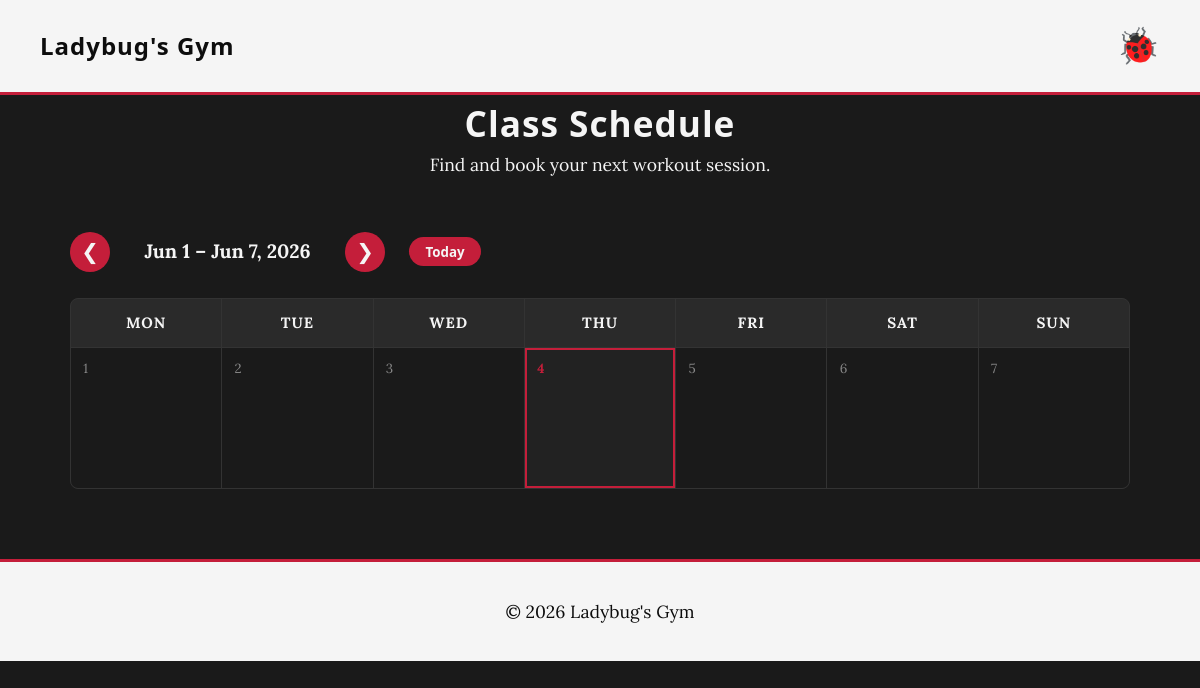
The page /pages/schedule.php on the database as committed earlier.
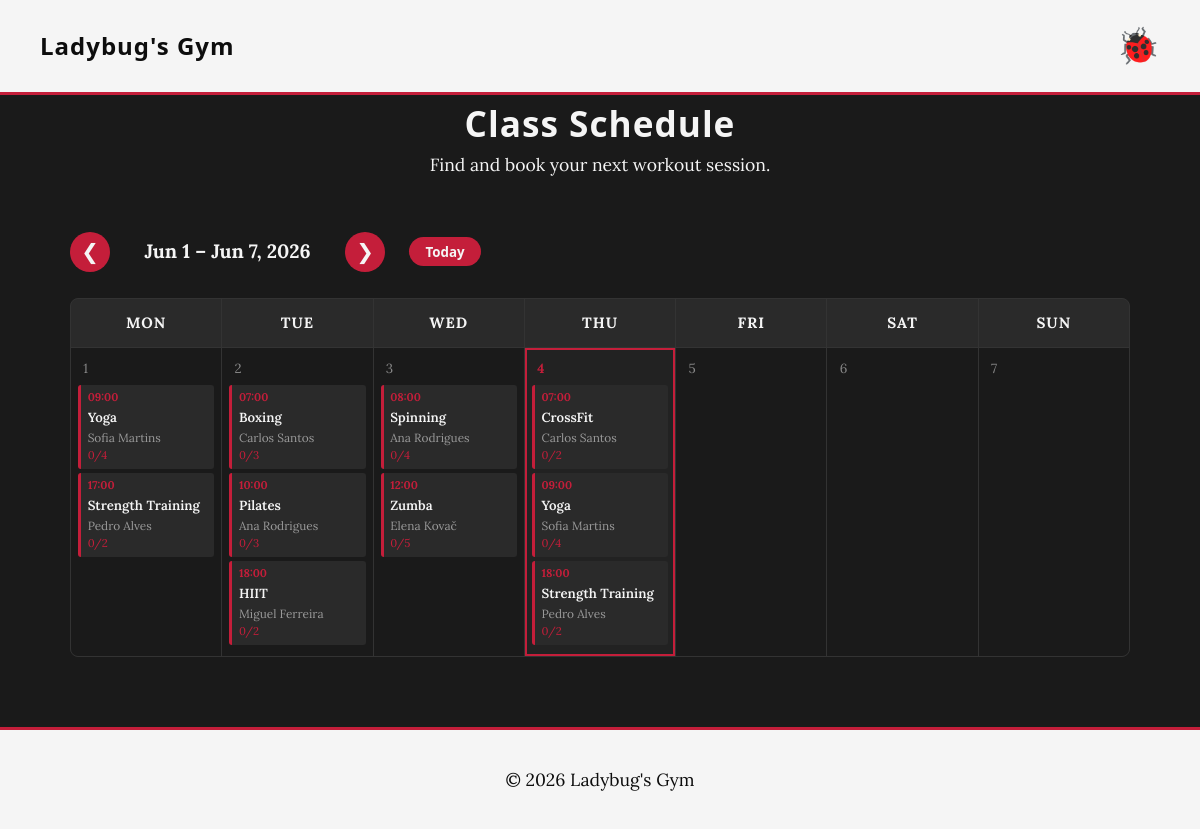
The same page on the database as committed later.
### tables this page shows
CREATE TABLE class_schedule (
    id INTEGER PRIMARY KEY AUTOINCREMENT,
    class_id INTEGER NOT NULL,
    trainer_id INTEGER NOT NULL,
    scheduled_at TEXT NOT NULL,
    FOREIGN KEY(class_id) REFERENCES classes(id) ON DELETE CASCADE,
    FOREIGN KEY(trainer_id) REFERENCES users(id) ON DELETE SET NULL
);

CREATE TABLE users (
    id INTEGER PRIMARY KEY AUTOINCREMENT,
    username VARCHAR(50) UNIQUE NOT NULL,
    email VARCHAR(100) UNIQUE NOT NULL,
    password_hash TEXT NOT NULL,
    name TEXT NOT NULL,
    role TEXT CHECK(role IN ('member', 'trainer', 'admin')) NOT NULL DEFAULT 'member',
    profile_photo TEXT,
    active INTEGER NOT NULL DEFAULT 1 CHECK(active IN (0,1)),
    created_at TEXT DEFAULT CURRENT_TIMESTAMP,
    plan_id INTEGER REFERENCES plans(id) ON DELETE SET NULL
);

### database/class_schedule.class.php (called while the page is built, shortened)
<?php
class ClassSchedule {
    public static function getWeekClasses(string $weekStart, ?PDO $db = null): array {
        $db = $db ?? getDatabaseConnection();
        $weekEnd = date('Y-m-d 23:59:59', strtotime($weekStart . ' +6 days'));
        $stmt = $db->prepare('
            SELECT
                cs.id AS schedule_id,
                cs.class_id,
                cs.trainer_id,
                cs.scheduled_at,
                c.name,
                c.description,
                c.capacity,
                c.difficulty,
                u.name AS trainer,
                u.id AS trainer_user_id,
                COUNT(e.id) AS enrolled
            FROM class_schedule cs
            JOIN classes c ON cs.class_id = c.id
            JOIN users u ON cs.trainer_id = u.id
            LEFT JOIN enrollments e ON e.schedule_id = cs.id
            WHERE cs.scheduled_at >= ? AND cs.scheduled_at <= ?
            GROUP BY cs.id
            ORDER BY cs.scheduled_at ASC
        ');
        $stmt->execute([$weekStart, $weekEnd]);
        return $stmt->fetchAll();
    }
}
?>

### pages/schedule.php (the view, shortened to what this page needs)
<?php
require_once(__DIR__ . '/../templates/common.tpl.php');
require_once(__DIR__ . '/../database/class_schedule.class.php');
$weekStart = $_GET['week'] ?? date('Y-m-d', strtotime('monday this week'));
$classes = ClassSchedule::getWeekClasses($weekStart);
$byDay = [];
foreach ($classes as $c) {
    $day = date('Y-m-d', strtotime($c['scheduled_at']));
    $byDay[$day][] = $c;
}
?>
<main class="container schedule-page">
    <div class="calendar-header">
        <div class="calendar-nav">
            <button class="calendar-nav-btn" onclick="navigateWeek(-1)" title="Previous week">&#10094;</button>
            <span class="calendar-week-label" id="weekLabel">
                <?= date('M j', strtotime($weekStart)) ?> &ndash; <?= date('M j, Y', strtotime($weekStart . ' +6 days')) ?>
            </span>
            <button class="calendar-nav-btn" onclick="navigateWeek(1)" title="Next week">&#10095;</button>
            <button class="button button-small" onclick="navigateWeek(0)" style="margin-left: 0.5em;">Today</button>
        </div>
    </div>
    <div class="calendar-grid" id="calendarGrid" data-week="<?= $weekStart ?>">
        <?php
        $dayNames = ['Mon', 'Tue', 'Wed', 'Thu', 'Fri', 'Sat', 'Sun'];
        $today = date('Y-m-d');
        foreach ($dayNames as $name):
        ?>
            <div class="calendar-day-header"><?= $name ?></div>
        <?php endforeach; ?>
        <?php
        foreach ($dayNames as $i => $name):
            $date = date('Y-m-d', strtotime($weekStart . " +$i days"));
            $isToday = $date === $today;
            $dayClasses = 'calendar-day';
            if ($isToday) $dayClasses .= ' today';
            $dayNum = date('j', strtotime($date));
        ?>
            <div class="<?= $dayClasses ?>" data-date="<?= $date ?>">
                <div class="calendar-day-number"><?= $dayNum ?></div>
                <?php if (isset($byDay[$date])): ?>
                    <?php foreach ($byDay[$date] as $c):
                        $isFull = $c['enrolled'] >= $c['capacity'];
                    ?>
                        <div class="calendar-class-card<?= $isFull ? ' full' : '' ?>"
                             data-id="<?= $c['schedule_id'] ?>"
                             onclick="openClassModal(<?= $c['schedule_id'] ?>)">
                            <div class="ccal-time"><?= date('H:i', strtotime($c['scheduled_at'])) ?></div>
                            <div class="ccal-name"><?= htmlspecialchars($c['name']) ?></div>
                            <div class="ccal-trainer"><?= htmlspecialchars($c['trainer']) ?></div>
                            <div class="ccal-spots"><?= $c['enrolled'] ?>/<?= $c['capacity'] ?></div>
                        </div>
                    <?php endforeach; ?>
                <?php endif; ?>
            </div>
        <?php endforeach; ?>
    </div>
</main>

Rows that differ between the two databases and show on the page:
added class_schedule: scheduled_at "09:00", name "Yoga", trainer.name "Sofia Martins", enrolled "0", capacity "4", shown under "1"
added class_schedule: scheduled_at "17:00", name "Strength Training", trainer.name "Pedro Alves", enrolled "0", capacity "2", shown under "1"
added class_schedule: scheduled_at "07:00", name "Boxing", trainer.name "Carlos Santos", enrolled "0", capacity "3", shown under "2"
added class_schedule: scheduled_at "10:00", name "Pilates", trainer.name "Ana Rodrigues", enrolled "0", capacity "3", shown under "2"
added class_schedule: scheduled_at "18:00", name "HIIT", trainer.name "Miguel Ferreira", enrolled "0", capacity "2"
added class_schedule: scheduled_at "08:00", name "Spinning", trainer.name "Ana Rodrigues", enrolled "0", capacity "4", shown under "3"
added class_schedule: scheduled_at "12:00", name "Zumba", trainer.name "Elena Kovač", enrolled "0", capacity "5", shown under "3"
added class_schedule: scheduled_at "07:00", name "CrossFit", trainer.name "Carlos Santos", enrolled "0", capacity "2", shown under "4"
added class_schedule: scheduled_at "09:00", name "Yoga", trainer.name "Sofia Martins", enrolled "0", capacity "4"
added class_schedule: scheduled_at "18:00", name "Strength Training", trainer.name "Pedro Alves", enrolled "0", capacity "2", shown under "4"
